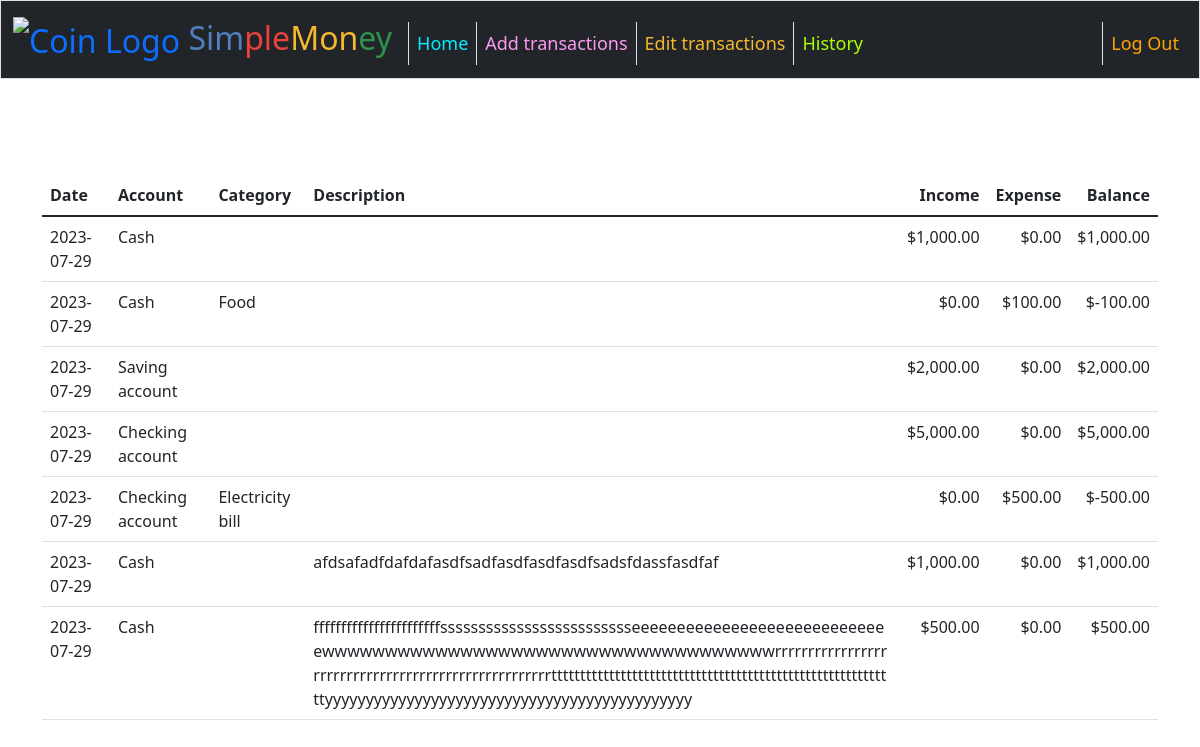
Page /history (signed in) on the earlier database version.
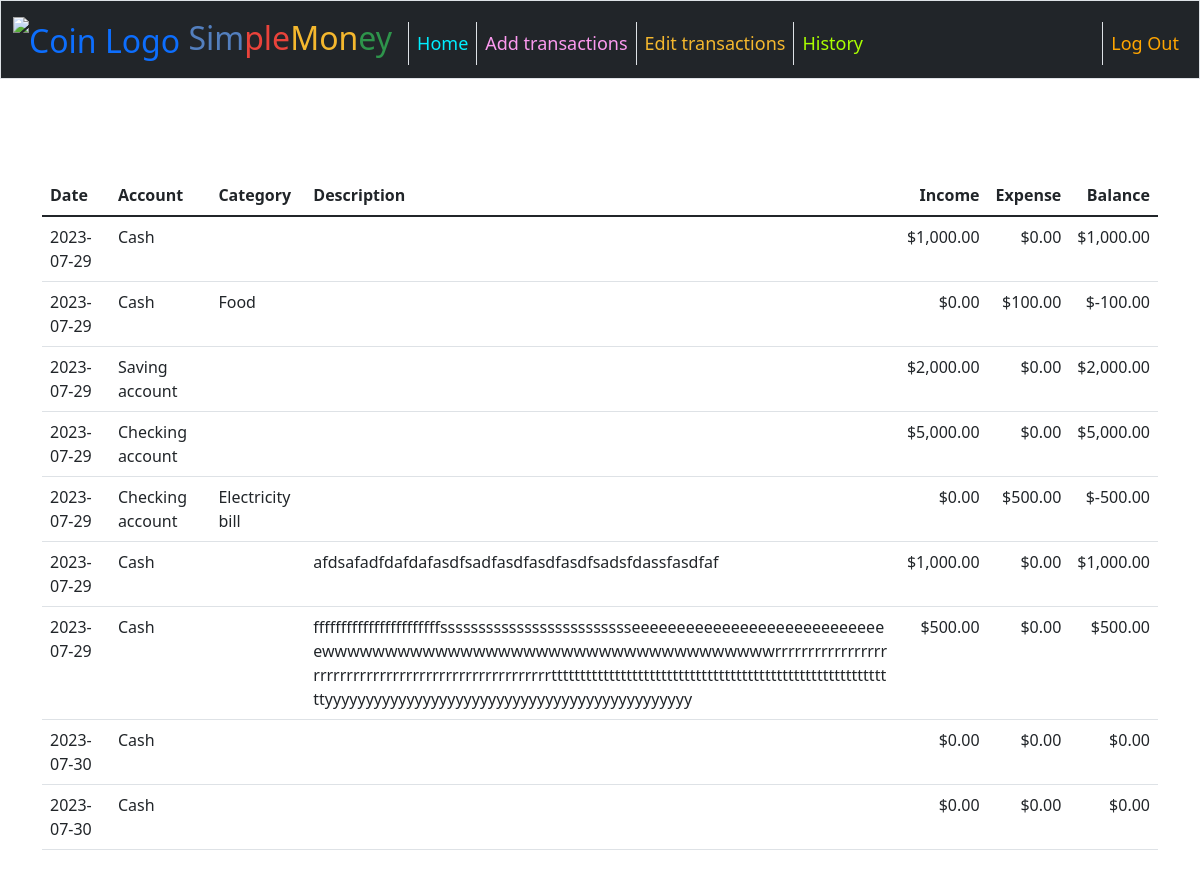
Same page on the later database version.
### tables this page shows
CREATE TABLE transactions (
    id INTEGER PRIMARY KEY AUTOINCREMENT NOT NULL, 
    user_id INTEGER,
    date DATE,
    account	TEXT,
    category TEXT,
    description TEXT,
    income	REAL NOT NULL DEFAULT 0.00,
    expense	REAL NOT NULL DEFAULT 0.00,
    FOREIGN KEY(user_id) REFERENCES users(id)
    );

### app.py (the view)
@app.route("/history")
@login_required
def history():
    user_id = session["user_id"]
    transactions_db = cur.execute(
        "SELECT * FROM transactions WHERE user_id = :user_id", {'user_id': user_id}
    )
    transactions_db = transactions_db.fetchall()
    for row in transactions_db:
        row["balance"] = row["income"] - row["expense"]
    return render_template("history.html", transactions_db=transactions_db)

### app.py (called while the page is built)
def dict_factory(cursor, row):
    fields = [column[0] for column in cursor.description]
    return {key: value for key, value in zip(fields, row)}

@app.after_request
def after_request(response):
    response.headers["Cache-Control"] = "no-cache, no-store, must-revalidate"
    response.headers["Expires"] = 0
    response.headers["Pragma"] = "no-cache"
    return response

### helpers.py (called while the page is built)
def login_required(f):
    @wraps(f)
    def decorated_function(*args, **kwargs):
        if session.get("user_id") is None:
            return redirect("/login")
        return f(*args, **kwargs)
    return decorated_function

def usd(value):
    return f"${value:,.2f}"

### templates/history.html (shortened to what this page needs)
{% extends "layout.html" %}
{% block main %}
    <main class="container py-5 text-center">
        <table class="table">
            <thead>
                <tr>
                    <th class="text-start">Date</th>
                    <th class="text-start">Account</th>
                    <th class="text-start">Category</th>
                    <th class="text-start">Description</th>
                    <th class="text-end">Income</th>
                    <th class="text-end">Expense</th>
                    <th class="text-end">Balance</th>
                </tr>
            </thead>
            <tbody>
                {% for row in transactions_db %}
                    <tr>
                        <td class="text-start">{{ row["date"] }}</td>
                        <td class="text-start">{{ row["account"] }}</td>
                        <td class="text-start">{{ row["category"] }}</td>
                        <td id="transaction-description" class="text-start text-break">{{ row["description"] }}</td>
                        <td class="text-end">{{ row["income"] | usd }}</td>
                        <td class="text-end">{{ row["expense"] | usd }}</td>
                        <td class="text-end">{{ row["balance"] | usd }}</td>
                    </tr>
                {% endfor %}
            </tbody>
        </table>
    </main>
{% endblock %}

### templates/layout.html (shortened to what this page needs)
<!DOCTYPE html>
<html lang="en">
    <head>
        <link href="https://cdn.jsdelivr.net/npm/bootstrap@5.1.3/dist/css/bootstrap.min.css" rel="stylesheet">
        <link href="/static/styles.css" rel="stylesheet">
    </head>
    <body>
        <nav class="bg-dark border navbar navbar-expand-md">
            <div class="container-fluid">
                <a class="navbar-brand" href="{{ url_for("index") }}">
                    <img id="navbar-logo" src="/static/coin_dollar_finance_icon.ico" alt="Coin Logo">
                    <span class="blue">Sim</span><span class="red">ple</span><span class="yellow">Mon</span><span class="green">ey</span></a>
                <div class="collapse navbar-collapse" id="navbar">
                    {% if session["user_id"] %}
                        <ul class="navbar-nav me-auto mt-2 text-large">
                            <li class="nav-item"><a class="nav-link text-brightblue border-start" href="{{ url_for("index") }}">Home</a></li>
                            <li class="nav-item"><a class="nav-link text-pink border-start" href="{{ url_for("add_transactions") }}">Add transactions</a></li>
                            <li class="nav-item"><a class="nav-link text-yellow border-start" href="{{ url_for("edit_transactions") }}">Edit transactions</a></li>
                            <li class="nav-item"><a class="nav-link text-brightgreen border-start" href="{{ url_for("history") }}">History</a></li>
                        </ul>
                        <ul class="navbar-nav ms-auto mt-2 text-large">
                            <li class="nav-item"><a class="nav-link text-orange border-start" href="{{ url_for("logout") }}">Log Out</a></li>
                        </ul>
                    {% else %}
                        <ul class="navbar-nav ms-auto mt-2 text-large">
                            <li class="nav-item"><a class="nav-link text-brightblue border-start" href="{{ url_for("register") }}">Register</a></li>
                            <li class="nav-item"><a class="nav-link text-pink border-start" href="{{ url_for("login") }}">Log In</a></li>
                        </ul>
                    {% endif %}
                </div>
            </div>
        </nav>
        <main class="container-fluid py-5 text-center">
            {% block main %}{% endblock %}
        </main>
    </body>
</html>

### static/styles.css (style rules this page uses)
body { font-size: 100%; }
.text-large { font-size: large }
nav .navbar-brand { font-size: xx-large; }
nav .navbar-brand .blue { color: #537fbe; }
nav .navbar-brand .red { color: #ea433b; }
nav .navbar-brand .yellow { color: #f5b82e; }
nav .navbar-brand .green { color: #2e944b; }
#navbar-logo { width: 50px; }
.text-yellow { color: #f5b82e; }
.text-brightblue { color: #00eeff; }
.text-pink { color: #fd9af0; }
.text-brightgreen { color: #AAFF00; }
.text-orange { color: orange; }

Differences in the rows shown:
added transactions: date "2023-07-30", account "Cash", income "$0.00", expense "$0.00", balance "$0.00"
added transactions: date "2023-07-30", account "Cash", income "$0.00", expense "$0.00", balance "$0.00"
